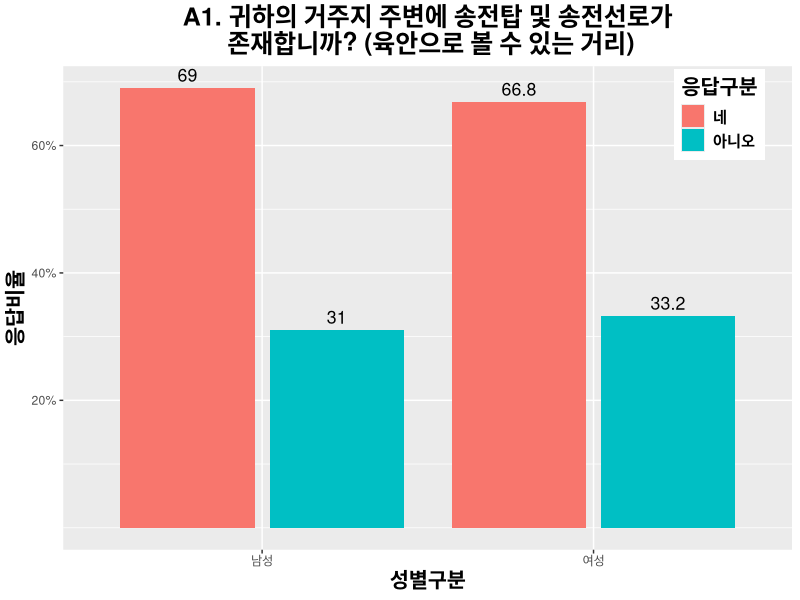

The R source for this figure:
library(dplyr)
library(haven)
library(ggplot2)
library(scales)
library(RColorBrewer)

options(digits = 5) # 소수점 확대

rawdata <- read_spss("Rawdata.sav")
table(is.na(rawdata))
raw_citizen <- rawdata %>% # 시흥시민 364명 필터링
  filter(Gubun_Area == 1) 

# 데이터 전처리
raw_citizen$SQ1 <- ifelse(raw_citizen$SQ1 == 1, "남성", "여성") # 성별

raw_citizen$SQ2_2 <- ifelse(raw_citizen$SQ2_2 == 2, "20대",  # 연령대별
                            ifelse(raw_citizen$SQ2_2 == 3, "30대",
                                   ifelse(raw_citizen$SQ2_2 == 4, "40대",
                                          ifelse(raw_citizen$SQ2_2 == 5, "50대", "60대"))))

raw_citizen$DQ8_1 <- ifelse(raw_citizen$DQ8_1 == 1, "100 만원 이하", # 가구소득별
                            ifelse(raw_citizen$DQ8_1 %in% c(2,3), "100~200만원",
                                   ifelse(raw_citizen$DQ8_1 %in% c(4,5), "200~300만원", 
                                          ifelse(raw_citizen$DQ8_1 %in% c(6), "300~400만원",
                                                 ifelse(raw_citizen$DQ8_1 %in% c(7,8,9,10), "400만원 이상", "소득없음")))))

raw_citizen$A1 <- ifelse(raw_citizen$A1 == 1, "네", "아니오") # 송전탑 가시거리 거주별

A1_data1 <- raw_citizen %>% # A1. 성별 구분
  group_by(A1) %>% 
  select(SQ1)
t(table(A1_data1))

# 시각화를 위한 데이터 전처리
A1_1_matrix <- as.matrix(t(table(A1_data1))) # 데이터 행렬화
A1_1_matrix
A1_1_percent <- prop.table(A1_1_matrix,1) * 100 # 백분율 산정
A1_1_percent <- round(A1_1_percent, 1)
A1_1_percent
A1_1_df <- as.data.frame(A1_1_percent) # 데이터프레임화

# 시각화
A1_1_plot <- ggplot(A1_1_df, aes(x=SQ1, y=Freq, fill=A1)) +
  geom_bar(stat="identity", position = "dodge2")

A1_1_plot + ggtitle("A1. 귀하의 거주지 주변에 송전탑 및 송전선로가\n 존재합니까? (육안으로 볼 수 있는 거리)") +
  theme(plot.title = element_text(face = "bold", hjust = 0.5, size = 18)) +
  theme(axis.title = element_text(face = "bold", hjust = 0.5, size = 15)) +
  labs(x="성별구분", y="응답비율", fill = "응답구분") +
  scale_y_continuous(breaks = c(20,40,60,80),
                     labels = c("20%","40%","60%","80%")) +

  geom_text(aes(label = Freq), vjust = -0.5,
            position = position_dodge(.9), size = 4.5) +
  
  theme(legend.title = element_text(face = "bold", size = 15)) +
  theme(legend.text = element_text(face = "bold", size = 11)) +
  theme(legend.position = c(0.9,0.9))

